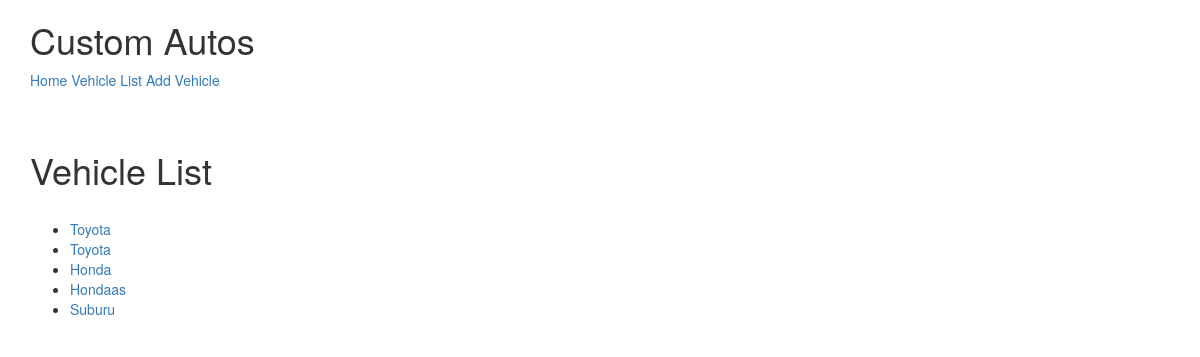
Page /vehicle/ on the earlier database version.
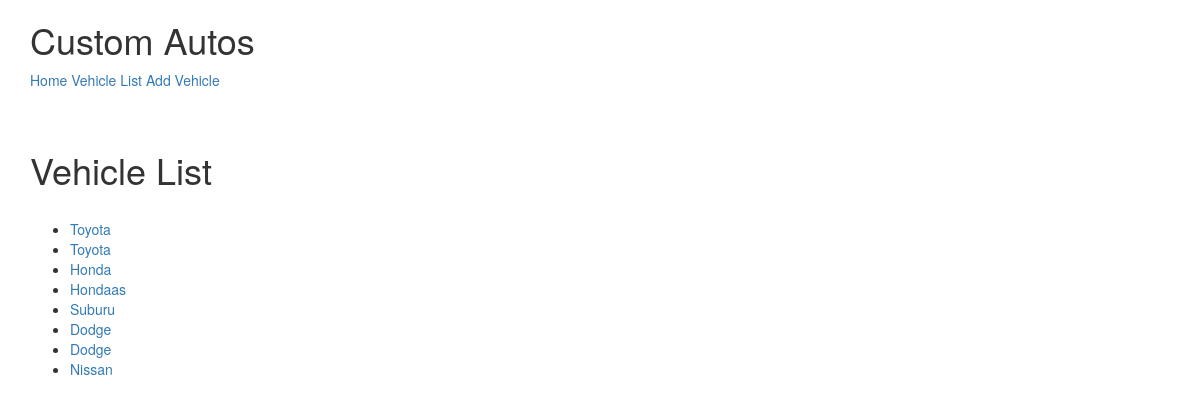
Same page on the later database version.
### vehicle/models.py (models this page shows, shortened)
class VehicleProfile(models.Model):
    owner = models.ForeignKey(User, on_delete=models.CASCADE)
    make = models.CharField(max_length=120)
    model = models.CharField(max_length=120)
    sub_model = models.CharField(max_length=120, blank=True)
    year = models.IntegerField()
    color = models.CharField(max_length=50)
    category = models.CharField(max_length=120, validators=[validate_category])
    timestamp = models.DateTimeField(auto_now_add=True)
    updated = models.DateTimeField(auto_now=True)
    slug = models.SlugField(null=True, blank=True)
    def __str__(self):
        return self.make
    def get_absolute_url(self):
        return reverse("detail", kwargs={"slug": self.slug})

### vehicle/views.py (the view)
# urls.py: path('', VehicleListView.as_view(), name='list'),
class VehicleListView(ListView):
    def get_queryset(self):
        return VehicleProfile.objects.all()

### vehicle/templates/vehicle/vehicleprofile_list.html (shortened to what this page needs)
{% extends "base.html" %}
{% block content %}
<h1>Vehicle List</h1>
<br/>
<ul>
    {% for object in object_list %}
    <li><a href="{{ object.get_absolute_url }}">{{ object }}</a>
    <br/>
    {% endfor %}
</ul>
{% endblock %}

Differences in the rows shown:
added VehicleProfile: make "Dodge"
added VehicleProfile: make "Dodge"
added VehicleProfile: make "Nissan"
